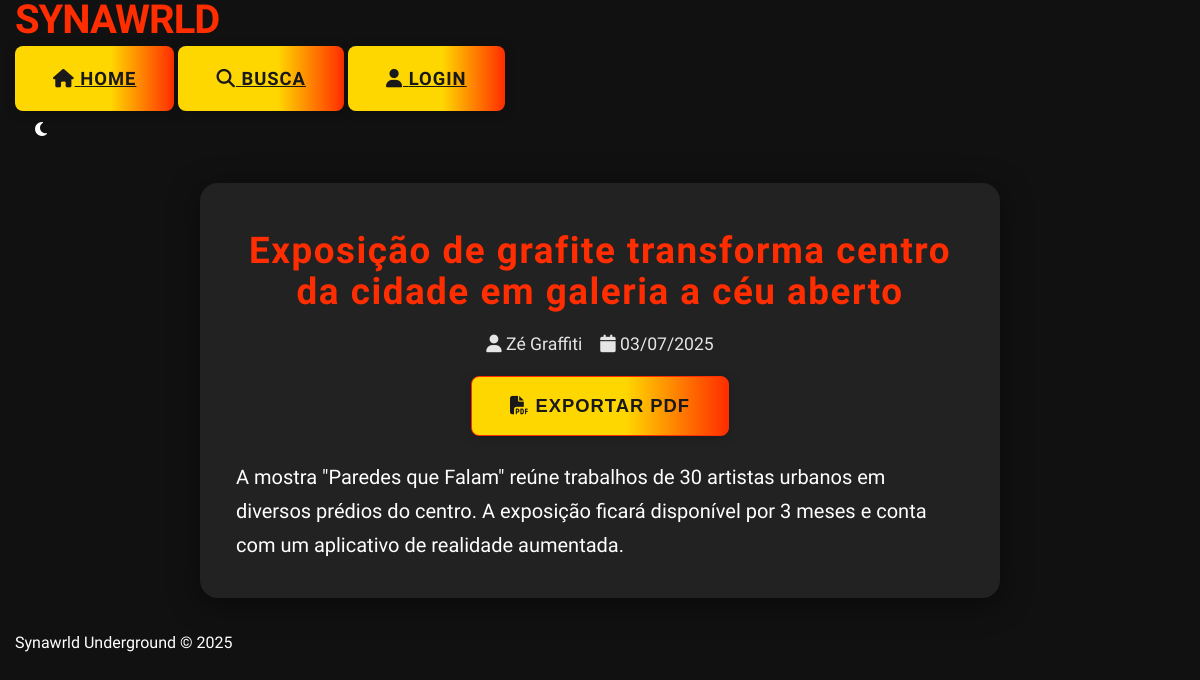
Page /noticia.php?id=2 on the committed database.
### tables this page shows
CREATE TABLE `noticias` (
  `id` int(11) NOT NULL AUTO_INCREMENT,
  `titulo` varchar(255) NOT NULL,
  `noticia` text NOT NULL,
  `categoria` varchar(50) NOT NULL,
  `data` datetime DEFAULT current_timestamp(),
  `autor` int(11) NOT NULL,
  `imagem` varchar(255) DEFAULT NULL,
  `visualizacoes` int(11) DEFAULT 0,
  PRIMARY KEY (`id`),
  KEY `autor` (`autor`),
  KEY `idx_categoria` (`categoria`),
  KEY `idx_data` (`data`),
  FULLTEXT KEY `idx_fulltext` (`titulo`,`noticia`),
  CONSTRAINT `noticias_ibfk_1` FOREIGN KEY (`autor`) REFERENCES `usuarios` (`id`) ON DELETE CASCADE
);

CREATE TABLE `usuarios` (
  `id` int(11) NOT NULL AUTO_INCREMENT,
  `nome` varchar(100) NOT NULL,
  `email` varchar(100) NOT NULL,
  `senha` varchar(255) NOT NULL,
  `bio` text DEFAULT NULL,
  `avatar` varchar(255) DEFAULT NULL,
  `data_cadastro` datetime DEFAULT current_timestamp(),
  PRIMARY KEY (`id`),
  UNIQUE KEY `email` (`email`)
);

### includes/funcoes.php (called while the page is built, shortened)
<?php
require_once 'conexao.php';
function getNoticia($id) {
    global $pdo;
    $stmt = $pdo->prepare("SELECT n.*, u.nome as autor_nome, u.bio as autor_bio
                          FROM noticias n
                          JOIN usuarios u ON n.autor = u.id
                          WHERE n.id = ?");
    $stmt->execute([$id]);
    return $stmt->fetch();
}

### public/noticia.php (the view, shortened to what this page needs)
<?php
require_once __DIR__ . '/../includes/conexao.php';
require_once __DIR__ . '/../includes/funcoes.php';
$noticia_id = filter_input(INPUT_GET, 'id', FILTER_VALIDATE_INT);
$noticia = getNoticia($noticia_id);
?>
<!DOCTYPE html>
<html lang="pt-BR">
<head>
    <link rel="stylesheet" href="../assets/css/style.css">
    <link rel="stylesheet" href="../assets/css/dark-mode.css">
</head>
<body>
    <header class="header">
        <div class="container header-container">
            <h1 class="logo">SYNAWRLD</h1>
            <nav class="nav">
                <a href="../public/index.php" class="btn btn-home"><i class="fas fa-home"></i> Home</a>
                <a href="../public/busca.php" class="btn btn-dashboard"><i class="fas fa-search"></i> Busca</a>
                <a href="../public/login.php" class="btn btn-perfil"><i class="fas fa-user"></i> Login</a>
            </nav>
            <button id="dark-mode-toggle" style="margin-left:20px;"><i class="fas fa-moon"></i></button>
        </div>
    </header>
    <main class="container">
        <article class="noticia-detalhe" style="max-width: 800px; margin: 40px auto 32px auto; background: var(--medium-gray); border-radius: 18px; box-shadow: 0 6px 32px #0007; padding: 48px 36px 36px 36px;">
            <h1 style="font-size:2.3rem;letter-spacing:1.5px;margin-bottom:18px;line-height:1.1; color:var(--primary);text-align:center;word-break:break-word;"> <?= htmlspecialchars($noticia['titulo']) ?> </h1>
            <div style="display:flex;justify-content:center;align-items:center;gap:18px;margin-bottom:18px;">
                <span style="font-size:1.1rem;color:var(--light-gray);"><i class="fas fa-user"></i> <?= htmlspecialchars($noticia['autor_nome']) ?></span>
                <span style="font-size:1.1rem;color:var(--light-gray);"><i class="fas fa-calendar"></i> <?= date('d/m/Y', strtotime($noticia['data'])) ?></span>
            </div>
            <button class="btn btn-pdf" data-id="<?= $noticia_id ?>" style="margin:0 auto 24px auto;display:block;"><i class="fas fa-file-pdf"></i> Exportar PDF</button>
            <div class="noticia-conteudo" style="font-size:1.25rem;line-height:1.7;color:var(--light);margin-top:18px;word-break:break-word;">
                <?= nl2br(htmlspecialchars($noticia['noticia'])) ?>
            </div>
        </article>
    </main>
    <footer class="footer">
        <div class="container">
            <p>Synawrld Underground &copy; <?= date('Y') ?></p>
        </div>
    </footer>
</body>
</html>

### assets/css/style.css (style rules this page uses)
.btn, .btn-edit, .btn-delete, .btn-view, .btn-primary, .btn-dashboard, .btn-home, .btn-criar, .btn-perfil { font-size: 1.08rem !important; padding: 10px 26px !important; border-radius: 7px !important; font-weight: 700 !important; letter-spacing: 1px; border: none; outline: none; transition: background 0.18s, color 0.18s, box-shadow 0.18s; box-shadow: 0 2px 8px #0002; cursor: pointer; text-transform: none; display: inline-flex; align-items: center; gap: 8px; margin: 6px 0; background: linear-gradient(90deg, #FFD700 60%, #FF2D00 100%) !important; color: #191919 !important; }
.btn, .btn-edit, .btn-delete, .btn-view, .btn-primary { font-size: 1.15rem !important; padding: 18px 38px !important; border-radius: 8px !important; font-weight: 700 !important; letter-spacing: 1px; border: none; outline: none; transition: var(--transition); box-shadow: 0 2px 12px #0003; cursor: pointer; text-transform: uppercase; display: inline-block; }
:root { --primary: #FF2D00; --primary-dark: #CC0000; --secondary: #000000; --accent: #FFD700; --dark: #111111; --darker: #0A0A0A; --medium-gray: #222222; --light-gray: #E5E5E5; --light: #FFFFFF; --font-title: 'Urbanist', sans-serif; --font-body: 'Urbanist', sans-serif; --glow: 0 0 10px rgba(255, 45, 0, 0.7); --transition: all 0.3s cubic-bezier(0.25, 0.8, 0.25, 1); }
* { margin: 0; padding: 0; box-sizing: border-box; }
body { font-family: var(--font-body); line-height: 1.6; color: var(--light); background-color: var(--dark); min-height: 100vh; display: flex; flex-direction: column; }
.container { width: 100%; max-width: 1200px; margin: 0 auto; padding: 0 15px; display: block; }
#dark-mode-toggle { background: none; border: none; color: var(--light); cursor: pointer; font-size: 1rem; transition: var(--transition); }
.logo { font-family: var(--font-title); font-size: 2.5rem; font-weight: 900; color: var(--primary); letter-spacing: -1px; line-height: 1; text-transform: uppercase; margin-right: 32px; }
.btn-pdf { background-color: transparent; border: 1px solid var(--primary); color: var(--primary); padding: 5px 10px; border-radius: 4px; font-size: 0.8rem; cursor: pointer; transition: var(--transition); }

### rows in the picture
noticias: titulo "Exposição de grafite transforma centro da cidade em galeria a céu aberto", autor.nome "Zé Graffiti", data "03/07/2025", noticia "A mostra \"Paredes que Falam\" reúne trabalhos de 30 artistas urbanos em diversos prédios do centro. A exposição ficará disponível por 3 meses e conta com um aplicativo de realidade aumentada."
